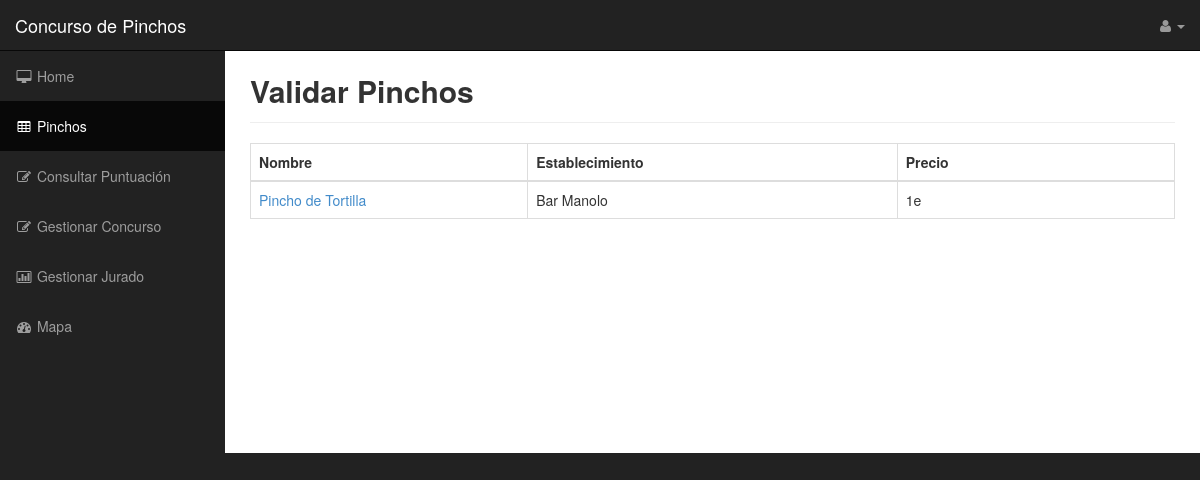
/controlador.php?controller=admins&action=validarPincho, run on the app's committed database.
### tables this page shows
CREATE TABLE IF NOT EXISTS `Pincho` (
  `idPincho` INT NOT NULL,
  `nombre` VARCHAR(45) NOT NULL,
  `descripcion` VARCHAR(200) NOT NULL,
  `ingredientes` VARCHAR(45) NOT NULL,
  `foto` VARCHAR(45) NULL,
  `precio` VARCHAR(45) NOT NULL,
  `Concurso_nombre` VARCHAR(45) NOT NULL,
  `estado` TINYINT(1) NOT NULL,
  `Establecimiento_nombre` VARCHAR(20) NOT NULL,
  PRIMARY KEY (`idPincho`),
  CONSTRAINT `fk_Pincho_Concurso1`
    FOREIGN KEY (`Concurso_nombre`)
    REFERENCES `Concurso` (`nombre`)
    ON DELETE NO ACTION
    ON UPDATE NO ACTION,
  CONSTRAINT `fk_Pincho_Establecimiento1`
    FOREIGN KEY (`Establecimiento_nombre`)
    REFERENCES `Establecimiento` (`nombre`)
    ON DELETE NO ACTION
    ON UPDATE NO ACTION);

### Controller/AdminsController.php (called while the page is built, shortened)
<?php
	require_once(__DIR__."/../model/AdminMapper.php");
	class AdminsController extends BaseController
	{
		public function validarPincho(){
			$adminMapper = new AdminMapper();
			$pinchosPendientes = $adminMapper->validarPincho();
			require_once ($_SERVER['DOCUMENT_ROOT'].'/appPinchos/View/Admins/validarPincho.php');
		}
	}
?>

### controlador.php (called while the page is built, shortened)
<?php
	function run() {
	  try {
		$controller = loadController($_GET["controller"]);
		$actionName = $_GET["action"];
		$controller->$actionName();
	  } catch(Exception $ex) {
		die("An exception occured!!!!!".$ex->getMessage());
	  }
	}
	function loadController($controllerName) {
	  return new $controllerClassName();
	}
	run();
?>

### Model/AdminMapper.php (called while the page is built, shortened)
<?php
	class AdminMapper extends BaseModel{
		public function validarPincho(){
			$pinchosPendientes = mysql_query("SELECT nombre, Establecimiento_nombre, precio , idPincho FROM pincho WHERE estado = '0'");
			return $pinchosPendientes;
		}
	}
?>

### View/Admins/validarPincho.php (the view, shortened to what this page needs)
<?php
	$usuario=$_SESSION['usuario'];
?>
<!DOCTYPE html>
<html lang="en">
<head>
    <link href="$_SERVER['DOCUMENT_ROOT']./../webroot/css/bootstrap.min.css" rel="stylesheet">
    <link href="$_SERVER['DOCUMENT_ROOT']./../webroot/css/sb-admin.css" rel="stylesheet">
    <link href="$_SERVER['DOCUMENT_ROOT']./../webroot/font-awesome-4.1.0/css/font-awesome.min.css" rel="stylesheet" type="text/css">
</head>
<body>
    <div id="wrapper">
        <nav class="navbar navbar-inverse navbar-fixed-top" role="navigation">
            <div class="navbar-header">
                <a class="navbar-brand" href="index.html">Concurso de Pinchos</a>
            </div>
            <ul class="nav navbar-right top-nav">
                <li class="dropdown">
                    <a href="#" class="dropdown-toggle" data-toggle="dropdown"><i class="fa fa-user"></i> <?php echo $usuario; ?> <b class="caret"></b></a>
                </li>
            </ul>
            <div class="collapse navbar-collapse navbar-ex1-collapse">
                <ul class="nav navbar-nav side-nav">
					<li>
                        <a href="#"><i class="fa fa-fw fa-desktop"></i> Home</a>
                    </li>
					<li class="active">
                        <a href="../../controlador.php?controller=admins&amp;action=validarPincho"><i class="fa fa-fw fa-table"></i> Pinchos</a>
                    </li>
                    <li>
                        <a href="../../controlador.php?controller=admins&amp;action=consultarPuntuacion"><i class="fa fa-fw fa-edit"></i> Consultar Puntuación</a>
                    </li>
                    <li>
                        <a href="#"><i class="fa fa-fw fa-edit"></i> Gestionar Concurso</a>
                    </li>
                   	<li>
                        <a href="charts.html"><i class="fa fa-fw fa-bar-chart-o"></i> Gestionar Jurado</a>
                    </li>
                    <li>
                        <a href="#"><i class="fa fa-fw fa-dashboard"></i> Mapa</a>
                    </li>
                </ul>
            </div>
        </nav>
        <div id="page-wrapper">
            <div class="container-fluid">
                <div class="row">
                    <div class="col-lg-12">
						<div class="page-header">
                        	<span style="font-size:30px"><strong> Validar Pinchos </strong></span>
                        </div>
                        <div style="height:300px;width:auto;overflow-y: scroll;">
                            <table class="table table-bordered table-hover">
                                <thead>
                                    <tr>
                                        <th width="30">Nombre</th>
                                        <th width="40%">Establecimiento</th>
										<th width="30%">Precio</th>
                                    </tr>
                                </thead>
                                <tbody>
                                    <?php
										while($pinchoPendiente=mysql_fetch_array($pinchosPendientes)){
											echo "<tr>";
												echo"<td width='30%'><a href='././controlador.php?controller=pinchos&amp;action=informacionValidarPincho&amp;pincho=$pinchoPendiente[3]'>"; echo $pinchoPendiente[0]; echo"</a></td>";
												echo"<td width='30%'>"; echo $pinchoPendiente[1]; echo"</td>";
												echo"<td width='70%'>"; echo $pinchoPendiente[2]; echo"</td>";
											echo"</tr>";
										}
									?>
                                </tbody>
                            </table>
                        </div>
                    </div>
                </div>
            </div>
        </div>
    </div>
</body>
</html>

### webroot/css/sb-admin.css (style rules this page uses)
body { margin-top: 100px; background-color: #222; }
@media (min-width:768px) { body { margin-top: 50px; } }
#wrapper { padding-left: 0; }
#page-wrapper { width: 100%; padding: 0; background-color: #fff; }
@media (min-width:768px) { #wrapper { padding-left: 225px; } }
@media (min-width:768px) { #page-wrapper { padding: 10px; } }
.top-nav { padding: 0 15px; }
.top-nav>li { display: inline-block; float: left; }
.top-nav>li>a { padding-top: 15px; padding-bottom: 15px; line-height: 20px; color: #999; }
@media (min-width:768px) { .side-nav { position: fixed; top: 51px; left: 225px; width: 225px; margin-left: -225px; border: none; border-radius: 0; overflow-y: auto; background-color: #222; } }
@media (min-width:768px) { .side-nav>li>a { width: 225px; } }

### data on the page
pincho: nombre "Pincho de Tortilla", Establecimiento_nombre "Bar Manolo", precio "1e"
